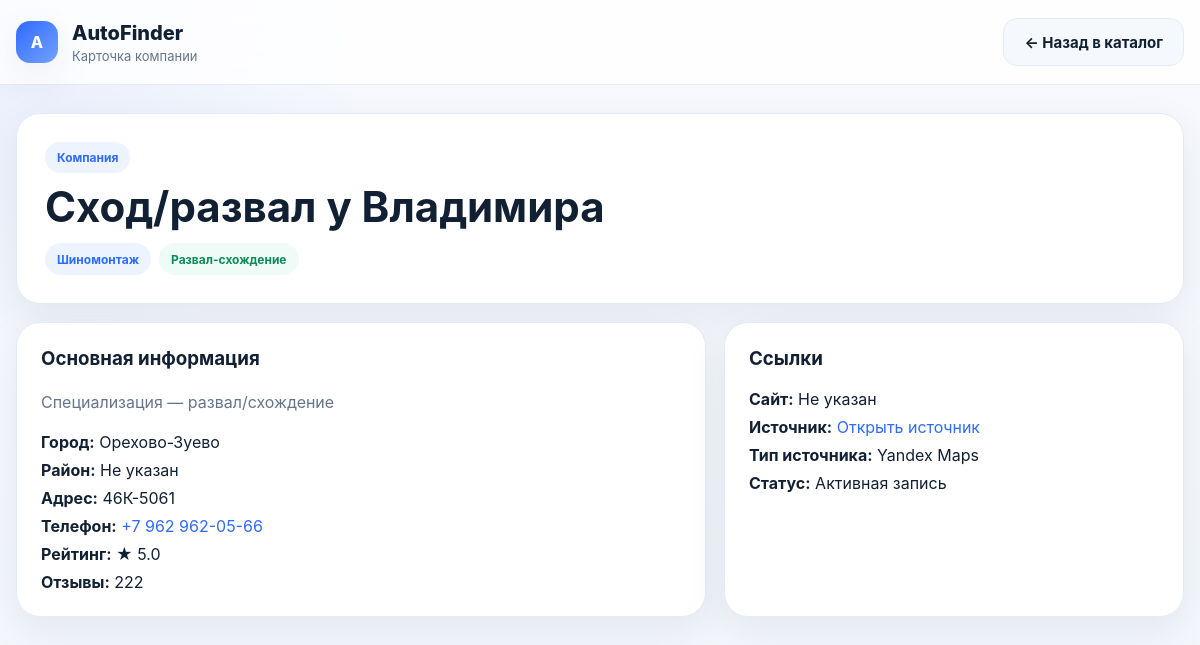
The page /company/shod-razval-u-vladimira on the database its author committed.
### tables this page shows
CREATE TABLE company (
            id INTEGER PRIMARY KEY AUTOINCREMENT,
            name TEXT NOT NULL,
            slug TEXT NOT NULL UNIQUE,
            category TEXT,
            subcategory TEXT,
            city_slug TEXT NOT NULL,
            city_name TEXT NOT NULL,
            district TEXT,
            metro_station TEXT,
            address TEXT,
            phone TEXT,
            website TEXT,
            description TEXT,
            rating REAL DEFAULT 0,
            reviews_count INTEGER DEFAULT 0,
            is_active INTEGER DEFAULT 1,
            source_url TEXT,
            source_type TEXT
        );

### app.py (the view)
@app.route("/company/<slug>")
def company_page(slug):
    conn = get_connection()
    company = conn.execute(
        "SELECT * FROM company WHERE slug = ?",
        (slug,)
    ).fetchone()
    conn.close()
    if not company:
        abort(404)
    return render_template("company.html", company=company)

### app.py (called while the page is built)
def get_connection():
    conn = sqlite3.connect(DB_PATH)
    conn.row_factory = sqlite3.Row
    return conn

### templates/company.html (shortened to what this page needs)
<!doctype html>
<html lang="ru">
<head>
    <link rel="stylesheet" href="{{ url_for('static', filename='styles.css') }}">
</head>
<body>
<header class="site-header">
    <div class="container header-inner">
        <div class="brand-wrap">
            <div class="brand-mark">A</div>
            <div>
                <div class="brand-title">AutoFinder</div>
                <div class="brand-subtitle">Карточка компании</div>
            </div>
        </div>
        <a class="ghost-btn" href="{{ url_for('index') }}">← Назад в каталог</a>
    </div>
</header>
<main class="container">
    <section class="detail-hero">
        <div class="card-surface detail-card">
            <div class="eyebrow">Компания</div>
            <h1>{{ company['name'] }}</h1>
            <div class="badges">
                <span class="badge">{{ company['category'] or 'Без категории' }}</span>
                {% if company['subcategory'] %}
                    <span class="badge badge-soft">{{ company['subcategory'] }}</span>
                {% endif %}
            </div>
        </div>
    </section>
    <section class="detail-grid">
        <div class="card-surface detail-box">
            <h3>Основная информация</h3>
            <p class="description">{{ company['description'] or 'Описание пока не заполнено.' }}</p>
            <div class="meta-list">
                <div><strong>Город:</strong> {{ company['city_name'] or 'Не указан' }}</div>
                <div><strong>Район:</strong> {{ company['district'] or 'Не указан' }}</div>
                <div><strong>Адрес:</strong> {{ company['address'] or 'Не указан' }}</div>
                <div>
                    <strong>Телефон:</strong>
                    {% if company['phone'] %}
                        <a href="tel:{{ company['phone'] }}">{{ company['phone'] }}</a>
                    {% else %}
                        Не указан
                    {% endif %}
                </div>
                <div><strong>Рейтинг:</strong> ★ {{ company['rating'] or 0 }}</div>
                <div><strong>Отзывы:</strong> {{ company['reviews_count'] or 0 }}</div>
            </div>
        </div>
        <div class="card-surface detail-box">
            <h3>Ссылки</h3>
            <div class="meta-list">
                <div>
                    <strong>Сайт:</strong>
                    {% if company['website'] %}
                        <a href="{{ company['website'] }}" target="_blank" rel="noopener">{{ company['website'] }}</a>
                    {% else %}
                        Не указан
                    {% endif %}
                </div>
                <div>
                    <strong>Источник:</strong>
                    {% if company['source_url'] %}
                        <a href="{{ company['source_url'] }}" target="_blank" rel="noopener">Открыть источник</a>
                    {% else %}
                        Не указан
                    {% endif %}
                </div>
                <div><strong>Тип источника:</strong> {{ company['source_type'] or 'Не указан' }}</div>
                <div><strong>Статус:</strong> {{ 'Активная запись' if company['is_active'] else 'Неактивная запись' }}</div>
            </div>
        </div>
    </section>
</main>
</body>
</html>

### static/styles.css (style rules this page uses)
:root { --bg: #f5f7fb; --bg-soft: #fbfcfe; --surface: #ffffff; --surface-2: #f7f9fc; --border: #e5ebf4; --text: #122033; --muted: #65758b; --primary: #2f6bff; --primary-soft: #edf3ff; --success: #1ea971; --danger: #e45757; --shadow: 0 14px 40px rgba(24, 51, 94, 0.08); --radius: 24px; --radius-sm: 16px; }
* { box-sizing: border-box; }
html, body { margin: 0; padding: 0; font-family: Inter, system-ui, -apple-system, BlinkMacSystemFont, "Segoe UI", sans-serif; color: var(--text); background: radial-gradient(circle at top left, rgba(47, 107, 255, 0.08), transparent 26%), linear-gradient(180deg, #f7f9fd 0%, #f3f6fb 100%); }
body { min-height: 100vh; }
a { color: var(--primary); text-decoration: none; }
.container { width: min(1200px, calc(100% - 32px)); margin: 0 auto; }
.site-header { position: sticky; top: 0; z-index: 30; backdrop-filter: blur(12px); background: rgba(255, 255, 255, 0.82); border-bottom: 1px solid var(--border); }
.header-inner { min-height: 84px; display: flex; align-items: center; justify-content: space-between; gap: 16px; }
.brand-wrap { display: flex; align-items: center; gap: 14px; }
.brand-mark { width: 42px; height: 42px; border-radius: 14px; display: flex; align-items: center; justify-content: center; background: linear-gradient(135deg, var(--primary), #73a1ff); color: white; font-weight: 800; box-shadow: var(--shadow); }
.brand-title { font-size: 20px; font-weight: 800; }
.brand-subtitle { margin-top: 3px; color: var(--muted); font-size: 13px; }
.card-surface { background: var(--surface); border: 1px solid var(--border); border-radius: var(--radius); box-shadow: var(--shadow); }
button, .ghost-btn, .call-btn, .chip { display: inline-flex; align-items: center; justify-content: center; min-height: 48px; padding: 0 20px; border-radius: 14px; border: none; cursor: pointer; font-size: 15px; font-weight: 700; transition: 0.18s ease; text-decoration: none; }
.ghost-btn { background: #f5f8fd; border: 1px solid var(--border); color: var(--text); }
.eyebrow { display: inline-block; margin-bottom: 12px; padding: 8px 12px; border-radius: 999px; background: var(--primary-soft); color: var(--primary); font-size: 12px; font-weight: 700; }
.badges { display: flex; flex-wrap: wrap; gap: 8px; }
.badge { display: inline-flex; align-items: center; min-height: 32px; padding: 0 12px; border-radius: 999px; background: #edf3ff; color: var(--primary); font-size: 12px; font-weight: 700; }
.badge-soft { background: #eefbf6; color: #0d8a5a; }
.description { margin: 0 0 16px; color: var(--muted); line-height: 1.7; }
.meta-list { display: grid; gap: 8px; color: var(--text); }
.meta-list strong { color: var(--text); }
.detail-hero { padding: 28px 0 18px; }
.detail-card { padding: 28px; }
.detail-card h1 { margin: 0 0 14px; font-size: 42px; line-height: 1.05; }
.detail-grid, .result-layout { display: grid; grid-template-columns: 1.2fr 0.8fr; gap: 18px; padding-bottom: 40px; }
.detail-box, .result-panel, .question-box { padding: 24px; }
.detail-box h3, .result-panel h2, .result-panel h3, .question-box h3 { margin-top: 0; }

### rows shown on the page
company: name "Сход/развал у Владимира", category "Шиномонтаж", subcategory "Развал-схождение", description "Специализация — развал/схождение", city_name "Орехово-Зуево", district "Не указан", address "46К-5061", phone "+7 962 962-05-66", rating "5.0", reviews_count "222", source_type "Yandex Maps", is_active "Активная запись"
